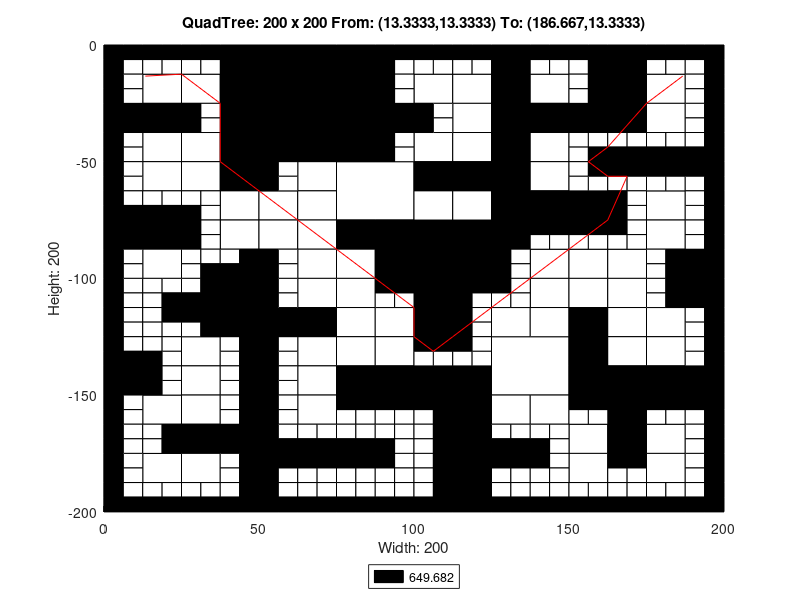

This figure's MATLAB source:
axis([0 200 -200 0]);
title('QuadTree: 200 x 200 From: (13.3333,13.3333) To: (186.667,13.3333)');
xlabel('Width: 200');
ylabel('Height: 200');
rectangle('Position',[50 -25 25 25], 'FaceColor',[0 0 0]);
rectangle('Position',[50 -50 25 25], 'FaceColor',[0 0 0]);
rectangle('Position',[75 -75 25 25], 'FaceColor',[1 1 1]);
rectangle('Position',[100 -100 25 25], 'FaceColor',[0 0 0]);
rectangle('Position',[125 -150 25 25], 'FaceColor',[1 1 1]);
rectangle('Position',[12.5 -25 12.5 12.5], 'FaceColor',[1 1 1]);
rectangle('Position',[37.5 -12.5 12.5 12.5], 'FaceColor',[0 0 0]);
rectangle('Position',[25 -25 12.5 12.5], 'FaceColor',[1 1 1]);
rectangle('Position',[37.5 -25 12.5 12.5], 'FaceColor',[0 0 0]);
rectangle('Position',[0 -37.5 12.5 12.5], 'FaceColor',[0 0 0]);
rectangle('Position',[12.5 -37.5 12.5 12.5], 'FaceColor',[0 0 0]);
rectangle('Position',[12.5 -50 12.5 12.5], 'FaceColor',[1 1 1]);
rectangle('Position',[37.5 -37.5 12.5 12.5], 'FaceColor',[0 0 0]);
rectangle('Position',[25 -50 12.5 12.5], 'FaceColor',[1 1 1]);
rectangle('Position',[37.5 -50 12.5 12.5], 'FaceColor',[0 0 0]);
rectangle('Position',[75 -12.5 12.5 12.5], 'FaceColor',[0 0 0]);
rectangle('Position',[75 -25 12.5 12.5], 'FaceColor',[0 0 0]);
rectangle('Position',[75 -37.5 12.5 12.5], 'FaceColor',[0 0 0]);
rectangle('Position',[87.5 -37.5 12.5 12.5], 'FaceColor',[0 0 0]);
rectangle('Position',[75 -50 12.5 12.5], 'FaceColor',[0 0 0]);
rectangle('Position',[12.5 -62.5 12.5 12.5], 'FaceColor',[1 1 1]);
rectangle('Position',[25 -62.5 12.5 12.5], 'FaceColor',[1 1 1]);
rectangle('Position',[37.5 -62.5 12.5 12.5], 'FaceColor',[0 0 0]);
rectangle('Position',[37.5 -75 12.5 12.5], 'FaceColor',[1 1 1]);
rectangle('Position',[0 -87.5 12.5 12.5], 'FaceColor',[0 0 0]);
rectangle('Position',[12.5 -87.5 12.5 12.5], 'FaceColor',[0 0 0]);
rectangle('Position',[12.5 -100 12.5 12.5], 'FaceColor',[1 1 1]);
rectangle('Position',[37.5 -87.5 12.5 12.5], 'FaceColor',[1 1 1]);
rectangle('Position',[62.5 -62.5 12.5 12.5], 'FaceColor',[1 1 1]);
rectangle('Position',[50 -75 12.5 12.5], 'FaceColor',[1 1 1]);
rectangle('Position',[62.5 -75 12.5 12.5], 'FaceColor',[1 1 1]);
rectangle('Position',[50 -87.5 12.5 12.5], 'FaceColor',[1 1 1]);
rectangle('Position',[62.5 -87.5 12.5 12.5], 'FaceColor',[1 1 1]);
rectangle('Position',[62.5 -100 12.5 12.5], 'FaceColor',[1 1 1]);
rectangle('Position',[75 -87.5 12.5 12.5], 'FaceColor',[0 0 0]);
rectangle('Position',[87.5 -87.5 12.5 12.5], 'FaceColor',[0 0 0]);
rectangle('Position',[75 -100 12.5 12.5], 'FaceColor',[1 1 1]);
rectangle('Position',[87.5 -100 12.5 12.5], 'FaceColor',[0 0 0]);
rectangle('Position',[100 -25 12.5 12.5], 'FaceColor',[1 1 1]);
rectangle('Position',[112.5 -25 12.5 12.5], 'FaceColor',[1 1 1]);
rectangle('Position',[125 -12.5 12.5 12.5], 'FaceColor',[0 0 0]);
rectangle('Position',[125 -25 12.5 12.5], 'FaceColor',[0 0 0]);
rectangle('Position',[137.5 -25 12.5 12.5], 'FaceColor',[1 1 1]);
rectangle('Position',[112.5 -37.5 12.5 12.5], 'FaceColor',[1 1 1]);
rectangle('Position',[100 -50 12.5 12.5], 'FaceColor',[1 1 1]);
rectangle('Position',[112.5 -50 12.5 12.5], 'FaceColor',[1 1 1]);
rectangle('Position',[125 -37.5 12.5 12.5], 'FaceColor',[0 0 0]);
rectangle('Position',[137.5 -37.5 12.5 12.5], 'FaceColor',[0 0 0]);
rectangle('Position',[125 -50 12.5 12.5], 'FaceColor',[0 0 0]);
rectangle('Position',[137.5 -50 12.5 12.5], 'FaceColor',[1 1 1]);
rectangle('Position',[162.5 -12.5 12.5 12.5], 'FaceColor',[0 0 0]);
rectangle('Position',[162.5 -25 12.5 12.5], 'FaceColor',[0 0 0]);
rectangle('Position',[175 -25 12.5 12.5], 'FaceColor',[1 1 1]);
rectangle('Position',[150 -37.5 12.5 12.5], 'FaceColor',[0 0 0]);
rectangle('Position',[162.5 -37.5 12.5 12.5], 'FaceColor',[0 0 0]);
rectangle('Position',[175 -37.5 12.5 12.5], 'FaceColor',[1 1 1]);
rectangle('Position',[100 -62.5 12.5 12.5], 'FaceColor',[0 0 0]);
rectangle('Position',[112.5 -62.5 12.5 12.5], 'FaceColor',[0 0 0]);
rectangle('Position',[100 -75 12.5 12.5], 'FaceColor',[1 1 1]);
rectangle('Position',[112.5 -75 12.5 12.5], 'FaceColor',[1 1 1]);
rectangle('Position',[125 -62.5 12.5 12.5], 'FaceColor',[0 0 0]);
rectangle('Position',[137.5 -62.5 12.5 12.5], 'FaceColor',[1 1 1]);
rectangle('Position',[125 -75 12.5 12.5], 'FaceColor',[0 0 0]);
rectangle('Position',[137.5 -75 12.5 12.5], 'FaceColor',[0 0 0]);
rectangle('Position',[125 -87.5 12.5 12.5], 'FaceColor',[0 0 0]);
rectangle('Position',[137.5 -100 12.5 12.5], 'FaceColor',[1 1 1]);
rectangle('Position',[150 -75 12.5 12.5], 'FaceColor',[0 0 0]);
rectangle('Position',[175 -75 12.5 12.5], 'FaceColor',[1 1 1]);
rectangle('Position',[150 -100 12.5 12.5], 'FaceColor',[1 1 1]);
rectangle('Position',[162.5 -100 12.5 12.5], 'FaceColor',[1 1 1]);
rectangle('Position',[175 -87.5 12.5 12.5], 'FaceColor',[1 1 1]);
rectangle('Position',[187.5 -100 12.5 12.5], 'FaceColor',[0 0 0]);
rectangle('Position',[37.5 -112.5 12.5 12.5], 'FaceColor',[0 0 0]);
rectangle('Position',[37.5 -125 12.5 12.5], 'FaceColor',[0 0 0]);
rectangle('Position',[0 -150 12.5 12.5], 'FaceColor',[0 0 0]);
rectangle('Position',[25 -137.5 12.5 12.5], 'FaceColor',[1 1 1]);
rectangle('Position',[25 -150 12.5 12.5], 'FaceColor',[1 1 1]);
rectangle('Position',[62.5 -112.5 12.5 12.5], 'FaceColor',[1 1 1]);
rectangle('Position',[50 -125 12.5 12.5], 'FaceColor',[0 0 0]);
rectangle('Position',[62.5 -125 12.5 12.5], 'FaceColor',[0 0 0]);
rectangle('Position',[75 -112.5 12.5 12.5], 'FaceColor',[1 1 1]);
rectangle('Position',[75 -125 12.5 12.5], 'FaceColor',[1 1 1]);
rectangle('Position',[87.5 -125 12.5 12.5], 'FaceColor',[1 1 1]);
rectangle('Position',[62.5 -137.5 12.5 12.5], 'FaceColor',[1 1 1]);
rectangle('Position',[62.5 -150 12.5 12.5], 'FaceColor',[1 1 1]);
rectangle('Position',[75 -137.5 12.5 12.5], 'FaceColor',[1 1 1]);
rectangle('Position',[87.5 -137.5 12.5 12.5], 'FaceColor',[1 1 1]);
rectangle('Position',[75 -150 12.5 12.5], 'FaceColor',[0 0 0]);
rectangle('Position',[87.5 -150 12.5 12.5], 'FaceColor',[0 0 0]);
rectangle('Position',[12.5 -162.5 12.5 12.5], 'FaceColor',[1 1 1]);
rectangle('Position',[25 -162.5 12.5 12.5], 'FaceColor',[1 1 1]);
rectangle('Position',[25 -175 12.5 12.5], 'FaceColor',[0 0 0]);
rectangle('Position',[37.5 -175 12.5 12.5], 'FaceColor',[0 0 0]);
rectangle('Position',[12.5 -187.5 12.5 12.5], 'FaceColor',[1 1 1]);
rectangle('Position',[25 -187.5 12.5 12.5], 'FaceColor',[1 1 1]);
rectangle('Position',[62.5 -162.5 12.5 12.5], 'FaceColor',[1 1 1]);
rectangle('Position',[100 -112.5 12.5 12.5], 'FaceColor',[0 0 0]);
rectangle('Position',[100 -125 12.5 12.5], 'FaceColor',[0 0 0]);
rectangle('Position',[137.5 -112.5 12.5 12.5], 'FaceColor',[1 1 1]);
rectangle('Position',[125 -125 12.5 12.5], 'FaceColor',[1 1 1]);
rectangle('Position',[137.5 -125 12.5 12.5], 'FaceColor',[1 1 1]);
rectangle('Position',[100 -150 12.5 12.5], 'FaceColor',[0 0 0]);
rectangle('Position',[112.5 -150 12.5 12.5], 'FaceColor',[0 0 0]);
rectangle('Position',[150 -112.5 12.5 12.5], 'FaceColor',[1 1 1]);
rectangle('Position',[162.5 -112.5 12.5 12.5], 'FaceColor',[1 1 1]);
rectangle('Position',[150 -125 12.5 12.5], 'FaceColor',[0 0 0]);
rectangle('Position',[162.5 -125 12.5 12.5], 'FaceColor',[1 1 1]);
rectangle('Position',[187.5 -112.5 12.5 12.5], 'FaceColor',[0 0 0]);
rectangle('Position',[175 -125 12.5 12.5], 'FaceColor',[1 1 1]);
rectangle('Position',[150 -137.5 12.5 12.5], 'FaceColor',[0 0 0]);
rectangle('Position',[162.5 -137.5 12.5 12.5], 'FaceColor',[1 1 1]);
rectangle('Position',[150 -150 12.5 12.5], 'FaceColor',[0 0 0]);
rectangle('Position',[162.5 -150 12.5 12.5], 'FaceColor',[0 0 0]);
rectangle('Position',[175 -137.5 12.5 12.5], 'FaceColor',[1 1 1]);
rectangle('Position',[175 -150 12.5 12.5], 'FaceColor',[0 0 0]);
rectangle('Position',[187.5 -150 12.5 12.5], 'FaceColor',[0 0 0]);
rectangle('Position',[112.5 -162.5 12.5 12.5], 'FaceColor',[0 0 0]);
rectangle('Position',[112.5 -175 12.5 12.5], 'FaceColor',[0 0 0]);
rectangle('Position',[125 -162.5 12.5 12.5], 'FaceColor',[1 1 1]);
rectangle('Position',[137.5 -162.5 12.5 12.5], 'FaceColor',[1 1 1]);
rectangle('Position',[112.5 -187.5 12.5 12.5], 'FaceColor',[0 0 0]);
rectangle('Position',[112.5 -200 12.5 12.5], 'FaceColor',[0 0 0]);
rectangle('Position',[162.5 -162.5 12.5 12.5], 'FaceColor',[0 0 0]);
rectangle('Position',[150 -175 12.5 12.5], 'FaceColor',[1 1 1]);
rectangle('Position',[162.5 -175 12.5 12.5], 'FaceColor',[0 0 0]);
rectangle('Position',[175 -175 12.5 12.5], 'FaceColor',[1 1 1]);
rectangle('Position',[150 -187.5 12.5 12.5], 'FaceColor',[1 1 1]);
rectangle('Position',[175 -187.5 12.5 12.5], 'FaceColor',[1 1 1]);
rectangle('Position',[0 -6.25 6.25 6.25], 'FaceColor',[0 0 0]);
rectangle('Position',[6.25 -6.25 6.25 6.25], 'FaceColor',[0 0 0]);
rectangle('Position',[0 -12.5 6.25 6.25], 'FaceColor',[0 0 0]);
rectangle('Position',[6.25 -12.5 6.25 6.25], 'FaceColor',[1 1 1]);
rectangle('Position',[12.5 -6.25 6.25 6.25], 'FaceColor',[0 0 0]);
rectangle('Position',[18.75 -6.25 6.25 6.25], 'FaceColor',[0 0 0]);
rectangle('Position',[12.5 -12.5 6.25 6.25], 'FaceColor',[1 1 1]);
rectangle('Position',[18.75 -12.5 6.25 6.25], 'FaceColor',[1 1 1]);
rectangle('Position',[0 -18.75 6.25 6.25], 'FaceColor',[0 0 0]);
rectangle('Position',[6.25 -18.75 6.25 6.25], 'FaceColor',[1 1 1]);
rectangle('Position',[0 -25 6.25 6.25], 'FaceColor',[0 0 0]);
rectangle('Position',[6.25 -25 6.25 6.25], 'FaceColor',[1 1 1]);
rectangle('Position',[25 -6.25 6.25 6.25], 'FaceColor',[0 0 0]);
rectangle('Position',[31.25 -6.25 6.25 6.25], 'FaceColor',[0 0 0]);
rectangle('Position',[25 -12.5 6.25 6.25], 'FaceColor',[1 1 1]);
rectangle('Position',[31.25 -12.5 6.25 6.25], 'FaceColor',[1 1 1]);
rectangle('Position',[0 -43.75 6.25 6.25], 'FaceColor',[0 0 0]);
rectangle('Position',[6.25 -43.75 6.25 6.25], 'FaceColor',[1 1 1]);
rectangle('Position',[0 -50 6.25 6.25], 'FaceColor',[0 0 0]);
rectangle('Position',[6.25 -50 6.25 6.25], 'FaceColor',[1 1 1]);
rectangle('Position',[25 -31.25 6.25 6.25], 'FaceColor',[0 0 0]);
rectangle('Position',[31.25 -31.25 6.25 6.25], 'FaceColor',[1 1 1]);
rectangle('Position',[25 -37.5 6.25 6.25], 'FaceColor',[0 0 0]);
rectangle('Position',[31.25 -37.5 6.25 6.25], 'FaceColor',[1 1 1]);
rectangle('Position',[87.5 -6.25 6.25 6.25], 'FaceColor',[0 0 0]);
rectangle('Position',[93.75 -6.25 6.25 6.25], 'FaceColor',[0 0 0]);
rectangle('Position',[87.5 -12.5 6.25 6.25], 'FaceColor',[0 0 0]);
rectangle('Position',[93.75 -12.5 6.25 6.25], 'FaceColor',[1 1 1]);
rectangle('Position',[87.5 -18.75 6.25 6.25], 'FaceColor',[0 0 0]);
rectangle('Position',[93.75 -18.75 6.25 6.25], 'FaceColor',[1 1 1]);
rectangle('Position',[87.5 -25 6.25 6.25], 'FaceColor',[0 0 0]);
rectangle('Position',[93.75 -25 6.25 6.25], 'FaceColor',[1 1 1]);
rectangle('Position',[87.5 -43.75 6.25 6.25], 'FaceColor',[0 0 0]);
rectangle('Position',[93.75 -43.75 6.25 6.25], 'FaceColor',[1 1 1]);
rectangle('Position',[87.5 -50 6.25 6.25], 'FaceColor',[0 0 0]);
rectangle('Position',[93.75 -50 6.25 6.25], 'FaceColor',[1 1 1]);
rectangle('Position',[0 -56.25 6.25 6.25], 'FaceColor',[0 0 0]);
rectangle('Position',[6.25 -56.25 6.25 6.25], 'FaceColor',[1 1 1]);
rectangle('Position',[0 -62.5 6.25 6.25], 'FaceColor',[0 0 0]);
rectangle('Position',[6.25 -62.5 6.25 6.25], 'FaceColor',[1 1 1]);
rectangle('Position',[0 -68.75 6.25 6.25], 'FaceColor',[0 0 0]);
rectangle('Position',[6.25 -68.75 6.25 6.25], 'FaceColor',[1 1 1]);
rectangle('Position',[0 -75 6.25 6.25], 'FaceColor',[0 0 0]);
rectangle('Position',[6.25 -75 6.25 6.25], 'FaceColor',[0 0 0]);
rectangle('Position',[12.5 -68.75 6.25 6.25], 'FaceColor',[1 1 1]);
rectangle('Position',[18.75 -68.75 6.25 6.25], 'FaceColor',[1 1 1]);
rectangle('Position',[12.5 -75 6.25 6.25], 'FaceColor',[0 0 0]);
rectangle('Position',[18.75 -75 6.25 6.25], 'FaceColor',[0 0 0]);
rectangle('Position',[25 -68.75 6.25 6.25], 'FaceColor',[1 1 1]);
rectangle('Position',[31.25 -68.75 6.25 6.25], 'FaceColor',[1 1 1]);
rectangle('Position',[25 -75 6.25 6.25], 'FaceColor',[0 0 0]);
rectangle('Position',[31.25 -75 6.25 6.25], 'FaceColor',[1 1 1]);
rectangle('Position',[0 -93.75 6.25 6.25], 'FaceColor',[0 0 0]);
rectangle('Position',[6.25 -93.75 6.25 6.25], 'FaceColor',[1 1 1]);
rectangle('Position',[0 -100 6.25 6.25], 'FaceColor',[0 0 0]);
rectangle('Position',[6.25 -100 6.25 6.25], 'FaceColor',[1 1 1]);
rectangle('Position',[25 -81.25 6.25 6.25], 'FaceColor',[0 0 0]);
rectangle('Position',[31.25 -81.25 6.25 6.25], 'FaceColor',[1 1 1]);
rectangle('Position',[25 -87.5 6.25 6.25], 'FaceColor',[0 0 0]);
rectangle('Position',[31.25 -87.5 6.25 6.25], 'FaceColor',[1 1 1]);
rectangle('Position',[25 -93.75 6.25 6.25], 'FaceColor',[1 1 1]);
rectangle('Position',[31.25 -93.75 6.25 6.25], 'FaceColor',[1 1 1]);
rectangle('Position',[25 -100 6.25 6.25], 'FaceColor',[1 1 1]);
rectangle('Position',[31.25 -100 6.25 6.25], 'FaceColor',[0 0 0]);
rectangle('Position',[37.5 -93.75 6.25 6.25], 'FaceColor',[1 1 1]);
rectangle('Position',[43.75 -93.75 6.25 6.25], 'FaceColor',[0 0 0]);
rectangle('Position',[37.5 -100 6.25 6.25], 'FaceColor',[0 0 0]);
rectangle('Position',[43.75 -100 6.25 6.25], 'FaceColor',[0 0 0]);
rectangle('Position',[50 -56.25 6.25 6.25], 'FaceColor',[0 0 0]);
rectangle('Position',[56.25 -56.25 6.25 6.25], 'FaceColor',[1 1 1]);
rectangle('Position',[50 -62.5 6.25 6.25], 'FaceColor',[0 0 0]);
rectangle('Position',[56.25 -62.5 6.25 6.25], 'FaceColor',[1 1 1]);
rectangle('Position',[50 -93.75 6.25 6.25], 'FaceColor',[0 0 0]);
rectangle('Position',[56.25 -93.75 6.25 6.25], 'FaceColor',[1 1 1]);
rectangle('Position',[50 -100 6.25 6.25], 'FaceColor',[0 0 0]);
rectangle('Position',[56.25 -100 6.25 6.25], 'FaceColor',[1 1 1]);
rectangle('Position',[100 -6.25 6.25 6.25], 'FaceColor',[0 0 0]);
rectangle('Position',[106.25 -6.25 6.25 6.25], 'FaceColor',[0 0 0]);
rectangle('Position',[100 -12.5 6.25 6.25], 'FaceColor',[1 1 1]);
rectangle('Position',[106.25 -12.5 6.25 6.25], 'FaceColor',[1 1 1]);
rectangle('Position',[112.5 -6.25 6.25 6.25], 'FaceColor',[0 0 0]);
rectangle('Position',[118.75 -6.25 6.25 6.25], 'FaceColor',[0 0 0]);
rectangle('Position',[112.5 -12.5 6.25 6.25], 'FaceColor',[1 1 1]);
rectangle('Position',[118.75 -12.5 6.25 6.25], 'FaceColor',[1 1 1]);
rectangle('Position',[137.5 -6.25 6.25 6.25], 'FaceColor',[0 0 0]);
rectangle('Position',[143.75 -6.25 6.25 6.25], 'FaceColor',[0 0 0]);
rectangle('Position',[137.5 -12.5 6.25 6.25], 'FaceColor',[1 1 1]);
rectangle('Position',[143.75 -12.5 6.25 6.25], 'FaceColor',[1 1 1]);
rectangle('Position',[100 -31.25 6.25 6.25], 'FaceColor',[0 0 0]);
rectangle('Position',[106.25 -31.25 6.25 6.25], 'FaceColor',[1 1 1]);
rectangle('Position',[100 -37.5 6.25 6.25], 'FaceColor',[0 0 0]);
rectangle('Position',[106.25 -37.5 6.25 6.25], 'FaceColor',[1 1 1]);
rectangle('Position',[150 -6.25 6.25 6.25], 'FaceColor',[0 0 0]);
rectangle('Position',[156.25 -6.25 6.25 6.25], 'FaceColor',[0 0 0]);
rectangle('Position',[150 -12.5 6.25 6.25], 'FaceColor',[1 1 1]);
rectangle('Position',[156.25 -12.5 6.25 6.25], 'FaceColor',[0 0 0]);
rectangle('Position',[150 -18.75 6.25 6.25], 'FaceColor',[1 1 1]);
rectangle('Position',[156.25 -18.75 6.25 6.25], 'FaceColor',[0 0 0]);
rectangle('Position',[150 -25 6.25 6.25], 'FaceColor',[1 1 1]);
rectangle('Position',[156.25 -25 6.25 6.25], 'FaceColor',[0 0 0]);
rectangle('Position',[175 -6.25 6.25 6.25], 'FaceColor',[0 0 0]);
rectangle('Position',[181.25 -6.25 6.25 6.25], 'FaceColor',[0 0 0]);
rectangle('Position',[175 -12.5 6.25 6.25], 'FaceColor',[1 1 1]);
rectangle('Position',[181.25 -12.5 6.25 6.25], 'FaceColor',[1 1 1]);
rectangle('Position',[187.5 -6.25 6.25 6.25], 'FaceColor',[0 0 0]);
rectangle('Position',[193.75 -6.25 6.25 6.25], 'FaceColor',[0 0 0]);
rectangle('Position',[187.5 -12.5 6.25 6.25], 'FaceColor',[1 1 1]);
rectangle('Position',[193.75 -12.5 6.25 6.25], 'FaceColor',[0 0 0]);
rectangle('Position',[187.5 -18.75 6.25 6.25], 'FaceColor',[1 1 1]);
rectangle('Position',[193.75 -18.75 6.25 6.25], 'FaceColor',[0 0 0]);
rectangle('Position',[187.5 -25 6.25 6.25], 'FaceColor',[1 1 1]);
rectangle('Position',[193.75 -25 6.25 6.25], 'FaceColor',[0 0 0]);
rectangle('Position',[150 -43.75 6.25 6.25], 'FaceColor',[1 1 1]);
rectangle('Position',[156.25 -43.75 6.25 6.25], 'FaceColor',[1 1 1]);
rectangle('Position',[150 -50 6.25 6.25], 'FaceColor',[1 1 1]);
rectangle('Position',[156.25 -50 6.25 6.25], 'FaceColor',[0 0 0]);
rectangle('Position',[162.5 -43.75 6.25 6.25], 'FaceColor',[1 1 1]);
rectangle('Position',[168.75 -43.75 6.25 6.25], 'FaceColor',[1 1 1]);
rectangle('Position',[162.5 -50 6.25 6.25], 'FaceColor',[0 0 0]);
rectangle('Position',[168.75 -50 6.25 6.25], 'FaceColor',[0 0 0]);
rectangle('Position',[187.5 -31.25 6.25 6.25], 'FaceColor',[1 1 1]);
rectangle('Position',[193.75 -31.25 6.25 6.25], 'FaceColor',[0 0 0]);
rectangle('Position',[187.5 -37.5 6.25 6.25], 'FaceColor',[1 1 1]);
rectangle('Position',[193.75 -37.5 6.25 6.25], 'FaceColor',[0 0 0]);
rectangle('Position',[175 -43.75 6.25 6.25], 'FaceColor',[1 1 1]);
rectangle('Position',[181.25 -43.75 6.25 6.25], 'FaceColor',[1 1 1]);
rectangle('Position',[175 -50 6.25 6.25], 'FaceColor',[0 0 0]);
rectangle('Position',[181.25 -50 6.25 6.25], 'FaceColor',[0 0 0]);
rectangle('Position',[187.5 -43.75 6.25 6.25], 'FaceColor',[1 1 1]);
rectangle('Position',[193.75 -43.75 6.25 6.25], 'FaceColor',[0 0 0]);
rectangle('Position',[187.5 -50 6.25 6.25], 'FaceColor',[0 0 0]);
rectangle('Position',[193.75 -50 6.25 6.25], 'FaceColor',[0 0 0]);
rectangle('Position',[137.5 -81.25 6.25 6.25], 'FaceColor',[0 0 0]);
rectangle('Position',[143.75 -81.25 6.25 6.25], 'FaceColor',[0 0 0]);
rectangle('Position',[137.5 -87.5 6.25 6.25], 'FaceColor',[1 1 1]);
rectangle('Position',[143.75 -87.5 6.25 6.25], 'FaceColor',[1 1 1]);
rectangle('Position',[125 -93.75 6.25 6.25], 'FaceColor',[0 0 0]);
rectangle('Position',[131.25 -93.75 6.25 6.25], 'FaceColor',[1 1 1]);
rectangle('Position',[125 -100 6.25 6.25], 'FaceColor',[0 0 0]);
rectangle('Position',[131.25 -100 6.25 6.25], 'FaceColor',[1 1 1]);
rectangle('Position',[150 -56.25 6.25 6.25], 'FaceColor',[1 1 1]);
rectangle('Position',[156.25 -56.25 6.25 6.25], 'FaceColor',[0 0 0]);
rectangle('Position',[150 -62.5 6.25 6.25], 'FaceColor',[1 1 1]);
rectangle('Position',[156.25 -62.5 6.25 6.25], 'FaceColor',[1 1 1]);
rectangle('Position',[162.5 -56.25 6.25 6.25], 'FaceColor',[0 0 0]);
rectangle('Position',[168.75 -56.25 6.25 6.25], 'FaceColor',[0 0 0]);
rectangle('Position',[162.5 -62.5 6.25 6.25], 'FaceColor',[1 1 1]);
rectangle('Position',[168.75 -62.5 6.25 6.25], 'FaceColor',[1 1 1]);
rectangle('Position',[162.5 -68.75 6.25 6.25], 'FaceColor',[0 0 0]);
rectangle('Position',[168.75 -68.75 6.25 6.25], 'FaceColor',[1 1 1]);
rectangle('Position',[162.5 -75 6.25 6.25], 'FaceColor',[0 0 0]);
rectangle('Position',[168.75 -75 6.25 6.25], 'FaceColor',[1 1 1]);
rectangle('Position',[175 -56.25 6.25 6.25], 'FaceColor',[0 0 0]);
rectangle('Position',[181.25 -56.25 6.25 6.25], 'FaceColor',[0 0 0]);
rectangle('Position',[175 -62.5 6.25 6.25], 'FaceColor',[1 1 1]);
rectangle('Position',[181.25 -62.5 6.25 6.25], 'FaceColor',[1 1 1]);
rectangle('Position',[187.5 -56.25 6.25 6.25], 'FaceColor',[0 0 0]);
rectangle('Position',[193.75 -56.25 6.25 6.25], 'FaceColor',[0 0 0]);
rectangle('Position',[187.5 -62.5 6.25 6.25], 'FaceColor',[1 1 1]);
rectangle('Position',[193.75 -62.5 6.25 6.25], 'FaceColor',[0 0 0]);
rectangle('Position',[187.5 -68.75 6.25 6.25], 'FaceColor',[1 1 1]);
rectangle('Position',[193.75 -68.75 6.25 6.25], 'FaceColor',[0 0 0]);
rectangle('Position',[187.5 -75 6.25 6.25], 'FaceColor',[1 1 1]);
rectangle('Position',[193.75 -75 6.25 6.25], 'FaceColor',[0 0 0]);
rectangle('Position',[150 -81.25 6.25 6.25], 'FaceColor',[0 0 0]);
rectangle('Position',[156.25 -81.25 6.25 6.25], 'FaceColor',[0 0 0]);
rectangle('Position',[150 -87.5 6.25 6.25], 'FaceColor',[1 1 1]);
rectangle('Position',[156.25 -87.5 6.25 6.25], 'FaceColor',[1 1 1]);
rectangle('Position',[162.5 -81.25 6.25 6.25], 'FaceColor',[0 0 0]);
rectangle('Position',[168.75 -81.25 6.25 6.25], 'FaceColor',[1 1 1]);
rectangle('Position',[162.5 -87.5 6.25 6.25], 'FaceColor',[1 1 1]);
rectangle('Position',[168.75 -87.5 6.25 6.25], 'FaceColor',[1 1 1]);
rectangle('Position',[187.5 -81.25 6.25 6.25], 'FaceColor',[1 1 1]);
rectangle('Position',[193.75 -81.25 6.25 6.25], 'FaceColor',[0 0 0]);
rectangle('Position',[187.5 -87.5 6.25 6.25], 'FaceColor',[1 1 1]);
rectangle('Position',[193.75 -87.5 6.25 6.25], 'FaceColor',[0 0 0]);
rectangle('Position',[175 -93.75 6.25 6.25], 'FaceColor',[1 1 1]);
rectangle('Position',[181.25 -93.75 6.25 6.25], 'FaceColor',[0 0 0]);
rectangle('Position',[175 -100 6.25 6.25], 'FaceColor',[1 1 1]);
rectangle('Position',[181.25 -100 6.25 6.25], 'FaceColor',[0 0 0]);
rectangle('Position',[0 -106.25 6.25 6.25], 'FaceColor',[0 0 0]);
rectangle('Position',[6.25 -106.25 6.25 6.25], 'FaceColor',[1 1 1]);
rectangle('Position',[0 -112.5 6.25 6.25], 'FaceColor',[0 0 0]);
rectangle('Position',[6.25 -112.5 6.25 6.25], 'FaceColor',[1 1 1]);
rectangle('Position',[12.5 -106.25 6.25 6.25], 'FaceColor',[1 1 1]);
rectangle('Position',[18.75 -106.25 6.25 6.25], 'FaceColor',[1 1 1]);
rectangle('Position',[12.5 -112.5 6.25 6.25], 'FaceColor',[1 1 1]);
rectangle('Position',[18.75 -112.5 6.25 6.25], 'FaceColor',[0 0 0]);
rectangle('Position',[0 -118.75 6.25 6.25], 'FaceColor',[0 0 0]);
rectangle('Position',[6.25 -118.75 6.25 6.25], 'FaceColor',[1 1 1]);
rectangle('Position',[0 -125 6.25 6.25], 'FaceColor',[0 0 0]);
rectangle('Position',[6.25 -125 6.25 6.25], 'FaceColor',[1 1 1]);
rectangle('Position',[12.5 -118.75 6.25 6.25], 'FaceColor',[1 1 1]);
rectangle('Position',[18.75 -118.75 6.25 6.25], 'FaceColor',[0 0 0]);
rectangle('Position',[12.5 -125 6.25 6.25], 'FaceColor',[1 1 1]);
rectangle('Position',[18.75 -125 6.25 6.25], 'FaceColor',[1 1 1]);
rectangle('Position',[25 -106.25 6.25 6.25], 'FaceColor',[1 1 1]);
rectangle('Position',[31.25 -106.25 6.25 6.25], 'FaceColor',[0 0 0]);
rectangle('Position',[25 -112.5 6.25 6.25], 'FaceColor',[0 0 0]);
rectangle('Position',[31.25 -112.5 6.25 6.25], 'FaceColor',[0 0 0]);
rectangle('Position',[25 -118.75 6.25 6.25], 'FaceColor',[0 0 0]);
rectangle('Position',[31.25 -118.75 6.25 6.25], 'FaceColor',[0 0 0]);
rectangle('Position',[25 -125 6.25 6.25], 'FaceColor',[1 1 1]);
rectangle('Position',[31.25 -125 6.25 6.25], 'FaceColor',[0 0 0]);
rectangle('Position',[0 -131.25 6.25 6.25], 'FaceColor',[0 0 0]);
rectangle('Position',[6.25 -131.25 6.25 6.25], 'FaceColor',[1 1 1]);
rectangle('Position',[0 -137.5 6.25 6.25], 'FaceColor',[0 0 0]);
rectangle('Position',[6.25 -137.5 6.25 6.25], 'FaceColor',[0 0 0]);
rectangle('Position',[12.5 -131.25 6.25 6.25], 'FaceColor',[1 1 1]);
rectangle('Position',[18.75 -131.25 6.25 6.25], 'FaceColor',[1 1 1]);
rectangle('Position',[12.5 -137.5 6.25 6.25], 'FaceColor',[0 0 0]);
rectangle('Position',[18.75 -137.5 6.25 6.25], 'FaceColor',[1 1 1]);
rectangle('Position',[12.5 -143.75 6.25 6.25], 'FaceColor',[0 0 0]);
rectangle('Position',[18.75 -143.75 6.25 6.25], 'FaceColor',[1 1 1]);
rectangle('Position',[12.5 -150 6.25 6.25], 'FaceColor',[0 0 0]);
rectangle('Position',[18.75 -150 6.25 6.25], 'FaceColor',[1 1 1]);
rectangle('Position',[37.5 -131.25 6.25 6.25], 'FaceColor',[1 1 1]);
rectangle('Position',[43.75 -131.25 6.25 6.25], 'FaceColor',[0 0 0]);
rectangle('Position',[37.5 -137.5 6.25 6.25], 'FaceColor',[1 1 1]);
rectangle('Position',[43.75 -137.5 6.25 6.25], 'FaceColor',[0 0 0]);
rectangle('Position',[37.5 -143.75 6.25 6.25], 'FaceColor',[1 1 1]);
rectangle('Position',[43.75 -143.75 6.25 6.25], 'FaceColor',[0 0 0]);
rectangle('Position',[37.5 -150 6.25 6.25], 'FaceColor',[1 1 1]);
rectangle('Position',[43.75 -150 6.25 6.25], 'FaceColor',[0 0 0]);
rectangle('Position',[50 -106.25 6.25 6.25], 'FaceColor',[0 0 0]);
rectangle('Position',[56.25 -106.25 6.25 6.25], 'FaceColor',[1 1 1]);
rectangle('Position',[50 -112.5 6.25 6.25], 'FaceColor',[0 0 0]);
rectangle('Position',[56.25 -112.5 6.25 6.25], 'FaceColor',[1 1 1]);
rectangle('Position',[87.5 -106.25 6.25 6.25], 'FaceColor',[0 0 0]);
rectangle('Position',[93.75 -106.25 6.25 6.25], 'FaceColor',[0 0 0]);
rectangle('Position',[87.5 -112.5 6.25 6.25], 'FaceColor',[1 1 1]);
rectangle('Position',[93.75 -112.5 6.25 6.25], 'FaceColor',[1 1 1]);
rectangle('Position',[50 -131.25 6.25 6.25], 'FaceColor',[0 0 0]);
rectangle('Position',[56.25 -131.25 6.25 6.25], 'FaceColor',[1 1 1]);
rectangle('Position',[50 -137.5 6.25 6.25], 'FaceColor',[0 0 0]);
rectangle('Position',[56.25 -137.5 6.25 6.25], 'FaceColor',[1 1 1]);
rectangle('Position',[50 -143.75 6.25 6.25], 'FaceColor',[0 0 0]);
rectangle('Position',[56.25 -143.75 6.25 6.25], 'FaceColor',[1 1 1]);
rectangle('Position',[50 -150 6.25 6.25], 'FaceColor',[0 0 0]);
rectangle('Position',[56.25 -150 6.25 6.25], 'FaceColor',[1 1 1]);
rectangle('Position',[0 -156.25 6.25 6.25], 'FaceColor',[0 0 0]);
rectangle('Position',[6.25 -156.25 6.25 6.25], 'FaceColor',[1 1 1]);
rectangle('Position',[0 -162.5 6.25 6.25], 'FaceColor',[0 0 0]);
rectangle('Position',[6.25 -162.5 6.25 6.25], 'FaceColor',[1 1 1]);
rectangle('Position',[0 -168.75 6.25 6.25], 'FaceColor',[0 0 0]);
rectangle('Position',[6.25 -168.75 6.25 6.25], 'FaceColor',[1 1 1]);
rectangle('Position',[0 -175 6.25 6.25], 'FaceColor',[0 0 0]);
rectangle('Position',[6.25 -175 6.25 6.25], 'FaceColor',[1 1 1]);
rectangle('Position',[12.5 -168.75 6.25 6.25], 'FaceColor',[1 1 1]);
rectangle('Position',[18.75 -168.75 6.25 6.25], 'FaceColor',[0 0 0]);
rectangle('Position',[12.5 -175 6.25 6.25], 'FaceColor',[1 1 1]);
rectangle('Position',[18.75 -175 6.25 6.25], 'FaceColor',[0 0 0]);
rectangle('Position',[37.5 -156.25 6.25 6.25], 'FaceColor',[1 1 1]);
rectangle('Position',[43.75 -156.25 6.25 6.25], 'FaceColor',[0 0 0]);
rectangle('Position',[37.5 -162.5 6.25 6.25], 'FaceColor',[1 1 1]);
rectangle('Position',[43.75 -162.5 6.25 6.25], 'FaceColor',[0 0 0]);
rectangle('Position',[0 -181.25 6.25 6.25], 'FaceColor',[0 0 0]);
rectangle('Position',[6.25 -181.25 6.25 6.25], 'FaceColor',[1 1 1]);
rectangle('Position',[0 -187.5 6.25 6.25], 'FaceColor',[0 0 0]);
rectangle('Position',[6.25 -187.5 6.25 6.25], 'FaceColor',[1 1 1]);
rectangle('Position',[0 -193.75 6.25 6.25], 'FaceColor',[0 0 0]);
rectangle('Position',[6.25 -193.75 6.25 6.25], 'FaceColor',[1 1 1]);
rectangle('Position',[0 -200 6.25 6.25], 'FaceColor',[0 0 0]);
rectangle('Position',[6.25 -200 6.25 6.25], 'FaceColor',[0 0 0]);
rectangle('Position',[12.5 -193.75 6.25 6.25], 'FaceColor',[1 1 1]);
rectangle('Position',[18.75 -193.75 6.25 6.25], 'FaceColor',[1 1 1]);
rectangle('Position',[12.5 -200 6.25 6.25], 'FaceColor',[0 0 0]);
rectangle('Position',[18.75 -200 6.25 6.25], 'FaceColor',[0 0 0]);
rectangle('Position',[37.5 -181.25 6.25 6.25], 'FaceColor',[1 1 1]);
rectangle('Position',[43.75 -181.25 6.25 6.25], 'FaceColor',[0 0 0]);
rectangle('Position',[37.5 -187.5 6.25 6.25], 'FaceColor',[1 1 1]);
rectangle('Position',[43.75 -187.5 6.25 6.25], 'FaceColor',[0 0 0]);
rectangle('Position',[25 -193.75 6.25 6.25], 'FaceColor',[1 1 1]);
rectangle('Position',[31.25 -193.75 6.25 6.25], 'FaceColor',[1 1 1]);
rectangle('Position',[25 -200 6.25 6.25], 'FaceColor',[0 0 0]);
rectangle('Position',[31.25 -200 6.25 6.25], 'FaceColor',[0 0 0]);
rectangle('Position',[37.5 -193.75 6.25 6.25], 'FaceColor',[1 1 1]);
rectangle('Position',[43.75 -193.75 6.25 6.25], 'FaceColor',[0 0 0]);
rectangle('Position',[37.5 -200 6.25 6.25], 'FaceColor',[0 0 0]);
rectangle('Position',[43.75 -200 6.25 6.25], 'FaceColor',[0 0 0]);
rectangle('Position',[50 -156.25 6.25 6.25], 'FaceColor',[0 0 0]);
rectangle('Position',[56.25 -156.25 6.25 6.25], 'FaceColor',[1 1 1]);
rectangle('Position',[50 -162.5 6.25 6.25], 'FaceColor',[0 0 0]);
rectangle('Position',[56.25 -162.5 6.25 6.25], 'FaceColor',[1 1 1]);
rectangle('Position',[50 -168.75 6.25 6.25], 'FaceColor',[0 0 0]);
rectangle('Position',[56.25 -168.75 6.25 6.25], 'FaceColor',[1 1 1]);
rectangle('Position',[50 -175 6.25 6.25], 'FaceColor',[0 0 0]);
rectangle('Position',[56.25 -175 6.25 6.25], 'FaceColor',[0 0 0]);
rectangle('Position',[62.5 -168.75 6.25 6.25], 'FaceColor',[1 1 1]);
rectangle('Position',[68.75 -168.75 6.25 6.25], 'FaceColor',[1 1 1]);
rectangle('Position',[62.5 -175 6.25 6.25], 'FaceColor',[0 0 0]);
rectangle('Position',[68.75 -175 6.25 6.25], 'FaceColor',[0 0 0]);
rectangle('Position',[75 -156.25 6.25 6.25], 'FaceColor',[0 0 0]);
rectangle('Position',[81.25 -156.25 6.25 6.25], 'FaceColor',[0 0 0]);
rectangle('Position',[75 -162.5 6.25 6.25], 'FaceColor',[1 1 1]);
rectangle('Position',[81.25 -162.5 6.25 6.25], 'FaceColor',[1 1 1]);
rectangle('Position',[87.5 -156.25 6.25 6.25], 'FaceColor',[0 0 0]);
rectangle('Position',[93.75 -156.25 6.25 6.25], 'FaceColor',[0 0 0]);
rectangle('Position',[87.5 -162.5 6.25 6.25], 'FaceColor',[1 1 1]);
rectangle('Position',[93.75 -162.5 6.25 6.25], 'FaceColor',[1 1 1]);
rectangle('Position',[75 -168.75 6.25 6.25], 'FaceColor',[1 1 1]);
rectangle('Position',[81.25 -168.75 6.25 6.25], 'FaceColor',[1 1 1]);
rectangle('Position',[75 -175 6.25 6.25], 'FaceColor',[0 0 0]);
rectangle('Position',[81.25 -175 6.25 6.25], 'FaceColor',[0 0 0]);
rectangle('Position',[87.5 -168.75 6.25 6.25], 'FaceColor',[1 1 1]);
rectangle('Position',[93.75 -168.75 6.25 6.25], 'FaceColor',[1 1 1]);
rectangle('Position',[87.5 -175 6.25 6.25], 'FaceColor',[0 0 0]);
rectangle('Position',[93.75 -175 6.25 6.25], 'FaceColor',[1 1 1]);
rectangle('Position',[50 -181.25 6.25 6.25], 'FaceColor',[0 0 0]);
rectangle('Position',[56.25 -181.25 6.25 6.25], 'FaceColor',[0 0 0]);
rectangle('Position',[50 -187.5 6.25 6.25], 'FaceColor',[0 0 0]);
rectangle('Position',[56.25 -187.5 6.25 6.25], 'FaceColor',[1 1 1]);
rectangle('Position',[62.5 -181.25 6.25 6.25], 'FaceColor',[0 0 0]);
rectangle('Position',[68.75 -181.25 6.25 6.25], 'FaceColor',[0 0 0]);
rectangle('Position',[62.5 -187.5 6.25 6.25], 'FaceColor',[1 1 1]);
rectangle('Position',[68.75 -187.5 6.25 6.25], 'FaceColor',[1 1 1]);
rectangle('Position',[50 -193.75 6.25 6.25], 'FaceColor',[0 0 0]);
rectangle('Position',[56.25 -193.75 6.25 6.25], 'FaceColor',[1 1 1]);
rectangle('Position',[50 -200 6.25 6.25], 'FaceColor',[0 0 0]);
rectangle('Position',[56.25 -200 6.25 6.25], 'FaceColor',[0 0 0]);
rectangle('Position',[62.5 -193.75 6.25 6.25], 'FaceColor',[1 1 1]);
rectangle('Position',[68.75 -193.75 6.25 6.25], 'FaceColor',[1 1 1]);
rectangle('Position',[62.5 -200 6.25 6.25], 'FaceColor',[0 0 0]);
rectangle('Position',[68.75 -200 6.25 6.25], 'FaceColor',[0 0 0]);
rectangle('Position',[75 -181.25 6.25 6.25], 'FaceColor',[0 0 0]);
rectangle('Position',[81.25 -181.25 6.25 6.25], 'FaceColor',[0 0 0]);
rectangle('Position',[75 -187.5 6.25 6.25], 'FaceColor',[1 1 1]);
rectangle('Position',[81.25 -187.5 6.25 6.25], 'FaceColor',[1 1 1]);
rectangle('Position',[87.5 -181.25 6.25 6.25], 'FaceColor',[0 0 0]);
rectangle('Position',[93.75 -181.25 6.25 6.25], 'FaceColor',[1 1 1]);
rectangle('Position',[87.5 -187.5 6.25 6.25], 'FaceColor',[1 1 1]);
rectangle('Position',[93.75 -187.5 6.25 6.25], 'FaceColor',[1 1 1]);
rectangle('Position',[75 -193.75 6.25 6.25], 'FaceColor',[1 1 1]);
rectangle('Position',[81.25 -193.75 6.25 6.25], 'FaceColor',[1 1 1]);
rectangle('Position',[75 -200 6.25 6.25], 'FaceColor',[0 0 0]);
rectangle('Position',[81.25 -200 6.25 6.25], 'FaceColor',[0 0 0]);
rectangle('Position',[87.5 -193.75 6.25 6.25], 'FaceColor',[1 1 1]);
rectangle('Position',[93.75 -193.75 6.25 6.25], 'FaceColor',[1 1 1]);
rectangle('Position',[87.5 -200 6.25 6.25], 'FaceColor',[0 0 0]);
rectangle('Position',[93.75 -200 6.25 6.25], 'FaceColor',[0 0 0]);
rectangle('Position',[112.5 -106.25 6.25 6.25], 'FaceColor',[0 0 0]);
rectangle('Position',[118.75 -106.25 6.25 6.25], 'FaceColor',[0 0 0]);
rectangle('Position',[112.5 -112.5 6.25 6.25], 'FaceColor',[0 0 0]);
rectangle('Position',[118.75 -112.5 6.25 6.25], 'FaceColor',[1 1 1]);
rectangle('Position',[112.5 -118.75 6.25 6.25], 'FaceColor',[0 0 0]);
rectangle('Position',[118.75 -118.75 6.25 6.25], 'FaceColor',[1 1 1]);
rectangle('Position',[112.5 -125 6.25 6.25], 'FaceColor',[0 0 0]);
rectangle('Position',[118.75 -125 6.25 6.25], 'FaceColor',[1 1 1]);
rectangle('Position',[125 -106.25 6.25 6.25], 'FaceColor',[0 0 0]);
rectangle('Position',[131.25 -106.25 6.25 6.25], 'FaceColor',[1 1 1]);
rectangle('Position',[125 -112.5 6.25 6.25], 'FaceColor',[1 1 1]);
rectangle('Position',[131.25 -112.5 6.25 6.25], 'FaceColor',[1 1 1]);
rectangle('Position',[100 -131.25 6.25 6.25], 'FaceColor',[0 0 0]);
rectangle('Position',[106.25 -131.25 6.25 6.25], 'FaceColor',[0 0 0]);
rectangle('Position',[100 -137.5 6.25 6.25], 'FaceColor',[1 1 1]);
rectangle('Position',[106.25 -137.5 6.25 6.25], 'FaceColor',[1 1 1]);
rectangle('Position',[112.5 -131.25 6.25 6.25], 'FaceColor',[0 0 0]);
rectangle('Position',[118.75 -131.25 6.25 6.25], 'FaceColor',[1 1 1]);
rectangle('Position',[112.5 -137.5 6.25 6.25], 'FaceColor',[1 1 1]);
rectangle('Position',[118.75 -137.5 6.25 6.25], 'FaceColor',[1 1 1]);
rectangle('Position',[175 -106.25 6.25 6.25], 'FaceColor',[1 1 1]);
rectangle('Position',[181.25 -106.25 6.25 6.25], 'FaceColor',[0 0 0]);
rectangle('Position',[175 -112.5 6.25 6.25], 'FaceColor',[1 1 1]);
rectangle('Position',[181.25 -112.5 6.25 6.25], 'FaceColor',[0 0 0]);
rectangle('Position',[187.5 -118.75 6.25 6.25], 'FaceColor',[1 1 1]);
rectangle('Position',[193.75 -118.75 6.25 6.25], 'FaceColor',[0 0 0]);
rectangle('Position',[187.5 -125 6.25 6.25], 'FaceColor',[1 1 1]);
rectangle('Position',[193.75 -125 6.25 6.25], 'FaceColor',[0 0 0]);
rectangle('Position',[187.5 -131.25 6.25 6.25], 'FaceColor',[1 1 1]);
rectangle('Position',[193.75 -131.25 6.25 6.25], 'FaceColor',[0 0 0]);
rectangle('Position',[187.5 -137.5 6.25 6.25], 'FaceColor',[1 1 1]);
rectangle('Position',[193.75 -137.5 6.25 6.25], 'FaceColor',[0 0 0]);
rectangle('Position',[100 -156.25 6.25 6.25], 'FaceColor',[0 0 0]);
rectangle('Position',[106.25 -156.25 6.25 6.25], 'FaceColor',[0 0 0]);
rectangle('Position',[100 -162.5 6.25 6.25], 'FaceColor',[1 1 1]);
rectangle('Position',[106.25 -162.5 6.25 6.25], 'FaceColor',[0 0 0]);
rectangle('Position',[100 -168.75 6.25 6.25], 'FaceColor',[1 1 1]);
rectangle('Position',[106.25 -168.75 6.25 6.25], 'FaceColor',[0 0 0]);
rectangle('Position',[100 -175 6.25 6.25], 'FaceColor',[1 1 1]);
rectangle('Position',[106.25 -175 6.25 6.25], 'FaceColor',[0 0 0]);
rectangle('Position',[125 -168.75 6.25 6.25], 'FaceColor',[1 1 1]);
rectangle('Position',[131.25 -168.75 6.25 6.25], 'FaceColor',[1 1 1]);
rectangle('Position',[125 -175 6.25 6.25], 'FaceColor',[0 0 0]);
rectangle('Position',[131.25 -175 6.25 6.25], 'FaceColor',[0 0 0]);
rectangle('Position',[137.5 -168.75 6.25 6.25], 'FaceColor',[1 1 1]);
rectangle('Position',[143.75 -168.75 6.25 6.25], 'FaceColor',[1 1 1]);
rectangle('Position',[137.5 -175 6.25 6.25], 'FaceColor',[0 0 0]);
rectangle('Position',[143.75 -175 6.25 6.25], 'FaceColor',[1 1 1]);
rectangle('Position',[100 -181.25 6.25 6.25], 'FaceColor',[1 1 1]);
rectangle('Position',[106.25 -181.25 6.25 6.25], 'FaceColor',[0 0 0]);
rectangle('Position',[100 -187.5 6.25 6.25], 'FaceColor',[1 1 1]);
rectangle('Position',[106.25 -187.5 6.25 6.25], 'FaceColor',[0 0 0]);
rectangle('Position',[100 -193.75 6.25 6.25], 'FaceColor',[1 1 1]);
rectangle('Position',[106.25 -193.75 6.25 6.25], 'FaceColor',[0 0 0]);
rectangle('Position',[100 -200 6.25 6.25], 'FaceColor',[0 0 0]);
rectangle('Position',[106.25 -200 6.25 6.25], 'FaceColor',[0 0 0]);
rectangle('Position',[125 -181.25 6.25 6.25], 'FaceColor',[0 0 0]);
rectangle('Position',[131.25 -181.25 6.25 6.25], 'FaceColor',[0 0 0]);
rectangle('Position',[125 -187.5 6.25 6.25], 'FaceColor',[1 1 1]);
rectangle('Position',[131.25 -187.5 6.25 6.25], 'FaceColor',[1 1 1]);
rectangle('Position',[137.5 -181.25 6.25 6.25], 'FaceColor',[0 0 0]);
rectangle('Position',[143.75 -181.25 6.25 6.25], 'FaceColor',[1 1 1]);
rectangle('Position',[137.5 -187.5 6.25 6.25], 'FaceColor',[1 1 1]);
rectangle('Position',[143.75 -187.5 6.25 6.25], 'FaceColor',[1 1 1]);
rectangle('Position',[125 -193.75 6.25 6.25], 'FaceColor',[1 1 1]);
rectangle('Position',[131.25 -193.75 6.25 6.25], 'FaceColor',[1 1 1]);
rectangle('Position',[125 -200 6.25 6.25], 'FaceColor',[0 0 0]);
rectangle('Position',[131.25 -200 6.25 6.25], 'FaceColor',[0 0 0]);
rectangle('Position',[137.5 -193.75 6.25 6.25], 'FaceColor',[1 1 1]);
rectangle('Position',[143.75 -193.75 6.25 6.25], 'FaceColor',[1 1 1]);
rectangle('Position',[137.5 -200 6.25 6.25], 'FaceColor',[0 0 0]);
rectangle('Position',[143.75 -200 6.25 6.25], 'FaceColor',[0 0 0]);
rectangle('Position',[150 -156.25 6.25 6.25], 'FaceColor',[0 0 0]);
rectangle('Position',[156.25 -156.25 6.25 6.25], 'FaceColor',[0 0 0]);
rectangle('Position',[150 -162.5 6.25 6.25], 'FaceColor',[1 1 1]);
rectangle('Position',[156.25 -162.5 6.25 6.25], 'FaceColor',[1 1 1]);
rectangle('Position',[175 -156.25 6.25 6.25], 'FaceColor',[0 0 0]);
rectangle('Position',[181.25 -156.25 6.25 6.25], 'FaceColor',[0 0 0]);
rectangle('Position',[175 -162.5 6.25 6.25], 'FaceColor',[1 1 1]);
rectangle('Position',[181.25 -162.5 6.25 6.25], 'FaceColor',[1 1 1]);
rectangle('Position',[187.5 -156.25 6.25 6.25], 'FaceColor',[0 0 0]);
rectangle('Position',[193.75 -156.25 6.25 6.25], 'FaceColor',[0 0 0]);
rectangle('Position',[187.5 -162.5 6.25 6.25], 'FaceColor',[1 1 1]);
rectangle('Position',[193.75 -162.5 6.25 6.25], 'FaceColor',[0 0 0]);
rectangle('Position',[187.5 -168.75 6.25 6.25], 'FaceColor',[1 1 1]);
rectangle('Position',[193.75 -168.75 6.25 6.25], 'FaceColor',[0 0 0]);
rectangle('Position',[187.5 -175 6.25 6.25], 'FaceColor',[1 1 1]);
rectangle('Position',[193.75 -175 6.25 6.25], 'FaceColor',[0 0 0]);
rectangle('Position',[162.5 -181.25 6.25 6.25], 'FaceColor',[0 0 0]);
rectangle('Position',[168.75 -181.25 6.25 6.25], 'FaceColor',[0 0 0]);
rectangle('Position',[162.5 -187.5 6.25 6.25], 'FaceColor',[1 1 1]);
rectangle('Position',[168.75 -187.5 6.25 6.25], 'FaceColor',[1 1 1]);
rectangle('Position',[150 -193.75 6.25 6.25], 'FaceColor',[1 1 1]);
rectangle('Position',[156.25 -193.75 6.25 6.25], 'FaceColor',[1 1 1]);
rectangle('Position',[150 -200 6.25 6.25], 'FaceColor',[0 0 0]);
rectangle('Position',[156.25 -200 6.25 6.25], 'FaceColor',[0 0 0]);
rectangle('Position',[162.5 -193.75 6.25 6.25], 'FaceColor',[1 1 1]);
rectangle('Position',[168.75 -193.75 6.25 6.25], 'FaceColor',[1 1 1]);
rectangle('Position',[162.5 -200 6.25 6.25], 'FaceColor',[0 0 0]);
rectangle('Position',[168.75 -200 6.25 6.25], 'FaceColor',[0 0 0]);
rectangle('Position',[187.5 -181.25 6.25 6.25], 'FaceColor',[1 1 1]);
rectangle('Position',[193.75 -181.25 6.25 6.25], 'FaceColor',[0 0 0]);
rectangle('Position',[187.5 -187.5 6.25 6.25], 'FaceColor',[1 1 1]);
rectangle('Position',[193.75 -187.5 6.25 6.25], 'FaceColor',[0 0 0]);
rectangle('Position',[175 -193.75 6.25 6.25], 'FaceColor',[1 1 1]);
rectangle('Position',[181.25 -193.75 6.25 6.25], 'FaceColor',[1 1 1]);
rectangle('Position',[175 -200 6.25 6.25], 'FaceColor',[0 0 0]);
rectangle('Position',[181.25 -200 6.25 6.25], 'FaceColor',[0 0 0]);
rectangle('Position',[187.5 -193.75 6.25 6.25], 'FaceColor',[1 1 1]);
rectangle('Position',[193.75 -193.75 6.25 6.25], 'FaceColor',[0 0 0]);
rectangle('Position',[187.5 -200 6.25 6.25], 'FaceColor',[0 0 0]);
rectangle('Position',[193.75 -200 6.25 6.25], 'FaceColor',[0 0 0]);
X=[186.667,186.667,175,162.5,162.5,162.5,156.25,156.25,162.5,168.75,168.75,162.5,162.5,150,137.5,137.5,112.5,112.5,106.25,106.25,106.25,100,100,87.5,75,62.5,50,37.5,37.5,37.5,37.5,25,25,13.3333];
Y=[-13.3333,-13.3333,-25,-43.75,-43.75,-43.75,-50,-50,-56.25,-56.25,-56.25,-75,-75,-87.5,-100,-100,-125,-125,-131.25,-131.25,-131.25,-125,-112.5,-100,-87.5,-75,-62.5,-50,-37.5,-31.25,-25,-12.5,-12.5,-13.3333];
hold on;
plot(X,Y,'r');
legend('649.682','Location','southoutside');
